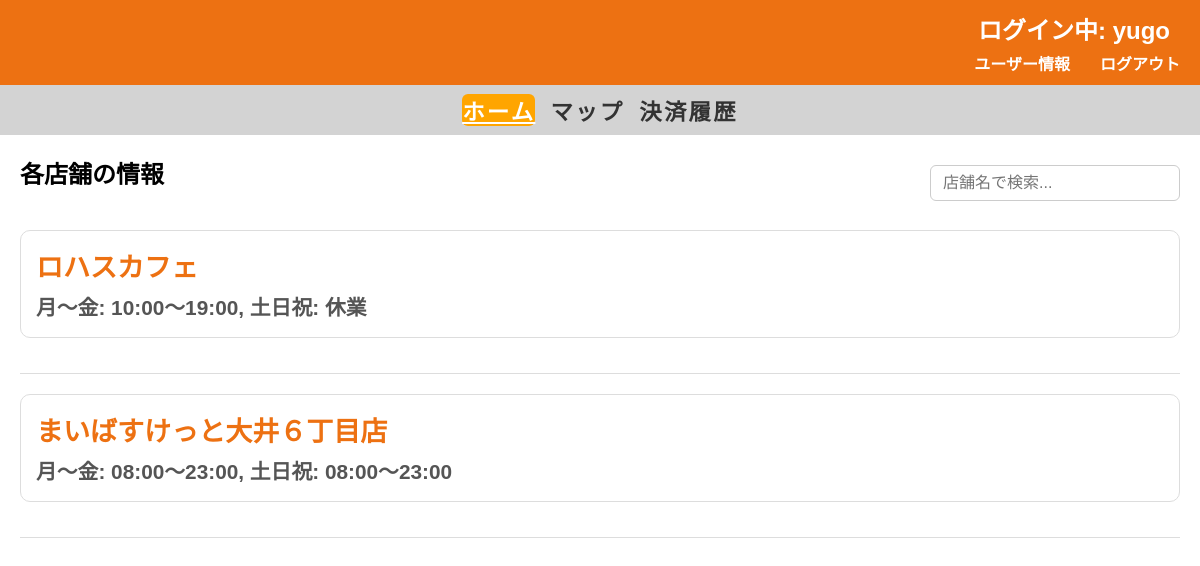
The page /users_home/home (signed in) on the database as committed earlier.
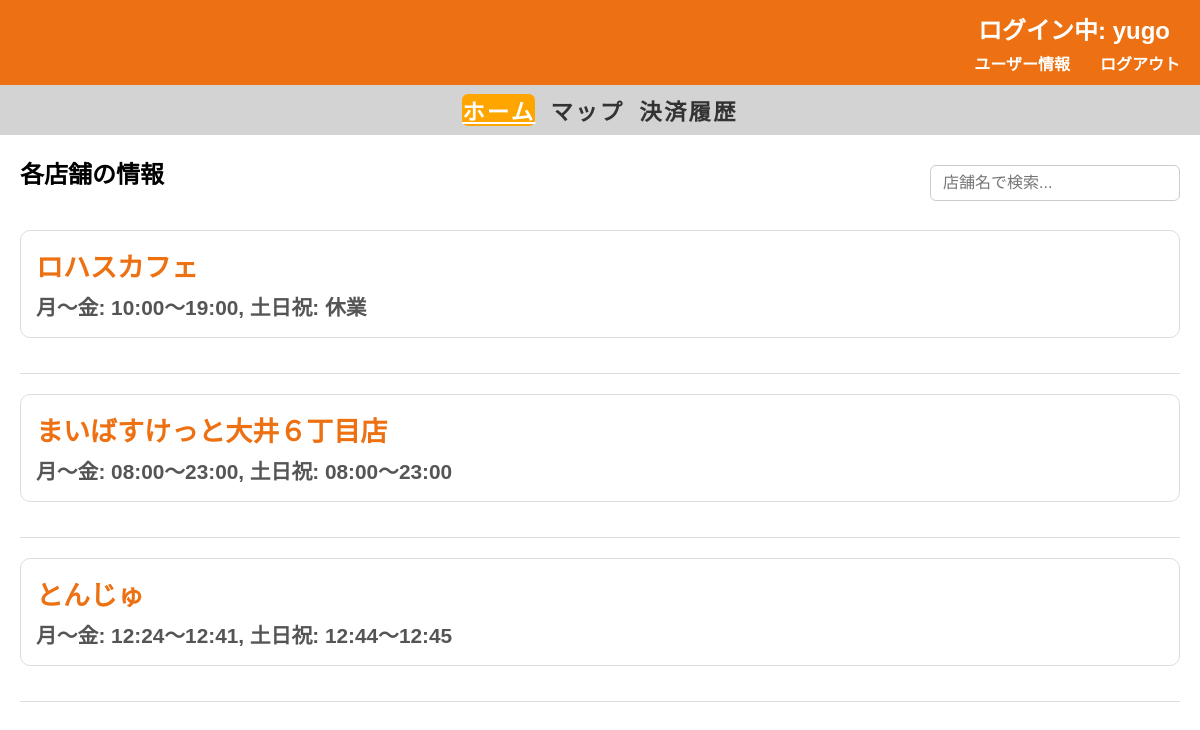
The same page on the database as committed later.
### tables this page shows
CREATE TABLE store (
    store_id INTEGER PRIMARY KEY AUTOINCREMENT,
    store_name TEXT NOT NULL,
    email TEXT UNIQUE NOT NULL,
    password TEXT NOT NULL,
    location TEXT,
    representative TEXT,
    description TEXT,
    created_at TIMESTAMP DEFAULT CURRENT_TIMESTAMP  -- created_atに名前統一
);

### routes/users_home/users_home.py (the view)
@users_home_bp.route('/home')
def home():
    if 'id' not in session:
        flash("ログインしてください")
        return redirect(url_for('users_login.login'))
    conn = sqlite3.connect('app.db')
    conn.row_factory = sqlite3.Row
    cursor = conn.cursor()
    cursor.execute("""
        SELECT
            store_id AS id,
            store_name AS name,
            description
        FROM store
        ORDER BY store_id
    """)
    stores = cursor.fetchall()
    conn.close()
    return render_template('users_home/home.html', stores=stores, u_name=session.get('u_name', 'ゲスト'))

### templates/users_home/home.html (shortened to what this page needs)
<!DOCTYPE html>
<html lang="ja">
<head>
    <link rel="stylesheet" href="{{ url_for('static', filename='css/users_home.css') }}">
</head>
<body>
    <div class="water-blue-section">
        <span class="username">
            ログイン中: {{ u_name if u_name else 'ゲスト' }}
        </span>
        <div class="user-links">
            <a href="{{url_for('users_home.users_data')}}">ユーザー情報</a>
            <a href="{{url_for('users_home.logout')}}">ログアウト</a>
        </div>
    </div>
    <div class="gray-section">
        <ul>
            <li class="{% if request.endpoint == 'users_home.home' %}active{% endif %}">
                <a href="{{ url_for('users_home.home') }}">ホーム</a>
            </li>
            <li class="{% if request.endpoint == 'users_home.map_shop' %}active{% endif %}">
                <a href="{{ url_for('users_home.map_shop') }}">マップ</a>
            </li>
            <li class="{% if request.endpoint == 'users_home.payment_history' %}active{% endif %}">
                <a href="{{ url_for('users_home.payment_history') }}">決済履歴</a>
            </li>
        </ul>
    </div>
    <main>
        <div class="title-search-row">
            <h2>各店舗の情報</h2>
            <input type="search" id="store-search" placeholder="店舗名で検索..." />
        </div>
        <ul id="store-list">
            {% if stores %}
                {% for store in stores %}
                    <li>
                        <a href="{{ url_for('users_order.menu', store_id=store.id) }}" class="custom-link">
                            <h3>{{ store.name }}</h3>
                            <p>{{ store.description }}</p>
                        </a>
                    </li>
                {% endfor %}
            {% else %}
                <li>店舗情報がありません。</li>
            {% endif %}
        </ul>
    </main>
</body>
</html>

Rows that differ between the two databases and show on the page:
added store: name "とんじゅ", description "月〜金: 12:24〜12:41, 土日祝: 12:44〜12:45"
